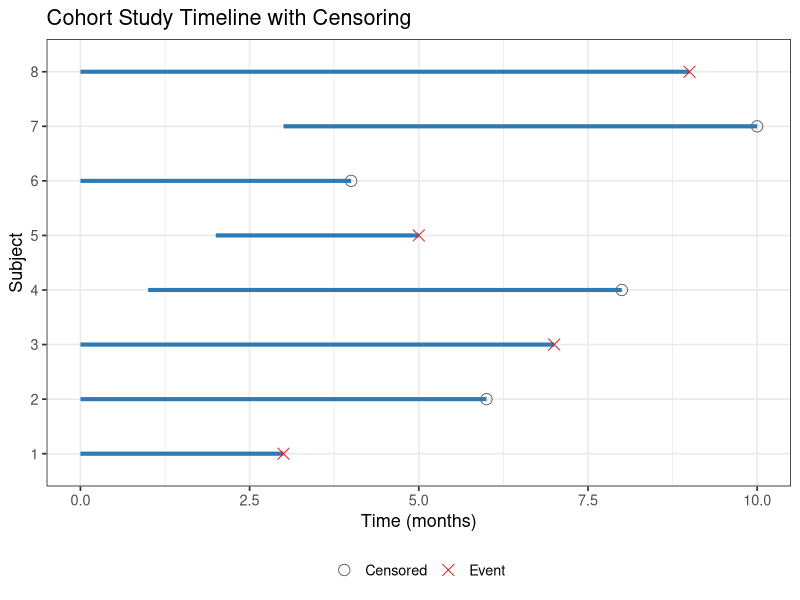

Write R code to recreate this figure.
## ---- chunk 1
#| label: setup-u1
#| echo: false
pkgs <- c("survival", "survminer", "ggplot2", "dplyr", "knitr",
          "kableExtra", "scales", "tidyr")
new_pkgs <- pkgs[!pkgs %in% installed.packages()[, "Package"]]
if (length(new_pkgs)) install.packages(new_pkgs, repos = "https://cloud.r-project.org")
suppressPackageStartupMessages({
  library(ggplot2); library(dplyr); library(knitr)
  library(kableExtra); library(scales); library(tidyr)
})
theme_set(theme_bw(base_size = 13))
## ---- chunk 2
#| label: tbl-smr
#| tbl-cap: "SMR calculation: Study population vs standard rates"
#| echo: true

smr_data <- data.frame(
  Age_Group    = c("0–14","15–44","45–64","65+"),
  Pop_Study    = c(12000, 25000, 18000, 5000),
  Deaths_Study = c(18, 35, 144, 250),
  Std_Rate     = c(1.5, 1.4, 8.0, 50.0)   # per 1000 per year
)
smr_data <- smr_data |>
  mutate(Expected = Pop_Study * Std_Rate / 1000)

total_O <- sum(smr_data$Deaths_Study)
total_E <- sum(smr_data$Expected)
smr_val <- total_O / total_E * 100

smr_data |>
  mutate(across(where(is.numeric), \(x) round(x, 1))) |>
  kbl(col.names = c("Age Group","Pop (Study)","Deaths (Study)",
                    "Std Rate (/1000)","Expected Deaths"),
      align = "c") |>
  kable_styling(bootstrap_options = c("striped","hover","condensed"),
                full_width = FALSE, position = "center") |>
  footnote(general = paste0("Total observed = ", total_O,
                             ";  Total expected = ", round(total_E,1),
                             ";  SMR = ", round(smr_val,1)))
## ---- chunk 3
#| label: fig-personyears
#| fig-cap: "Person-year exposure for 8 subjects in a hypothetical cohort study"
#| fig-align: center

set.seed(7)
py_data <- data.frame(
  id      = factor(1:8),
  enter   = c(0,0,0,1,2,0,3,0),
  exit    = c(3,6,7,8,5,4,10,9),
  event   = c(TRUE,FALSE,TRUE,FALSE,TRUE,FALSE,FALSE,TRUE)
)

ggplot(py_data, aes(y = id)) +
  geom_segment(aes(x = enter, xend = exit, yend = id),
               linewidth = 1.4, colour = "#2C7BB6") +
  geom_point(aes(x = exit,
                 colour = event, shape = event), size = 3.5) +
  scale_colour_manual(values = c("TRUE"="#D7191C","FALSE"="#636363"),
                      labels = c("Censored","Event")) +
  scale_shape_manual(values  = c("TRUE"=4,"FALSE"=1),
                     labels  = c("Censored","Event")) +
  labs(title = "Cohort Study Timeline with Censoring",
       x = "Time (months)", y = "Subject",
       colour = NULL, shape = NULL) +
  theme(legend.position = "bottom")
## ---- chunk 4
#| label: tbl-2x2
#| tbl-cap: "2×2 contingency table: Exposed vs unexposed, disease vs no disease"
#| echo: true

ct <- matrix(c(80, 120, 30, 270), nrow = 2,
             dimnames = list(c("Exposed","Unexposed"),
                             c("Disease","No Disease")))
ct_df <- as.data.frame.matrix(ct) |>
  mutate(Total = rowSums(across(everything())),
         Risk  = Disease / Total)

ct_df |>
  kbl(align = "c",
      col.names = c("Disease","No Disease","Total","Risk")) |>
  kable_styling(bootstrap_options = c("striped","condensed"),
                full_width = FALSE, position = "center") |>
  add_header_above(c(" " = 1, "Outcome" = 2, " " = 2))

# Compute measures
p1  <- ct[1,1] / sum(ct[1,])
p0  <- ct[2,1] / sum(ct[2,])
rr  <- p1 / p0
or  <- (ct[1,1]*ct[2,2]) / (ct[1,2]*ct[2,1])
cat(sprintf("\nRisk (exposed)   = %.3f\nRisk (unexposed) = %.3f\n", p1, p0))
cat(sprintf("Relative Risk    = %.2f\nOdds Ratio       = %.2f\n", rr, or))
